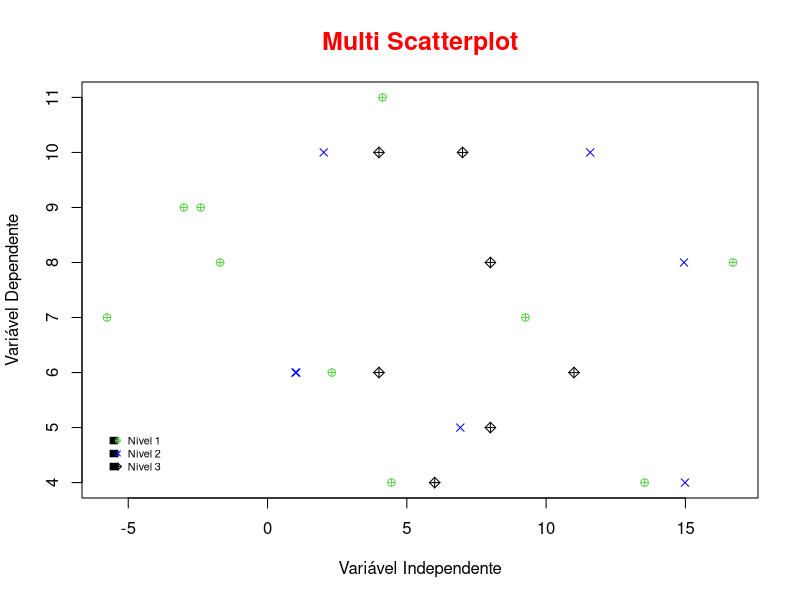

R code for this plot:
# Define os dados

set.seed(67)
x = rnorm(10, 5, 7)
y = rpois(10, 7)
z = rnorm(10,6,7)
t = rpois(10,9)


# Criar plot
plot(x, y, col = 123, pch = 10, main = "Multi Scatterplot", 
      col.main = "red", cex.main = 1.5, xlab = "Variável Independente", 
      ylab = "Variável Dependente")


# Adicionar outros dados
points(z, t, col = "blue", pch = 4)


# Adicionar outros dados
points(y, t, col = 777, pch = 9)


# Criar legenda
legend(-6, 5, 9, legend = c("Nível 1", "Nível 2", "Nível 3"), 
       col = c(123, "blue", 777), pch = c(10,4,9), 
       cex = 0.65, bty = "n")
